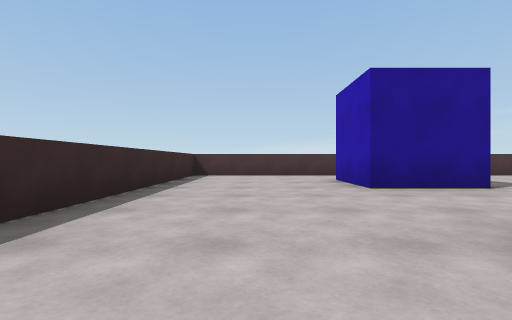
[1] (above)

20 first-person views from a walk through a Unity game level. The camera is 0.72 m above the floor, looks level and sees 85° across. The floor is counted in squares, 2 m on a side. Each view is taken from the middle of a square. On the plan, view 1 faces up. The plan holds only what a view shows up to about 9 squares ahead; the rest is blank. The player character is not drawn.

[2]
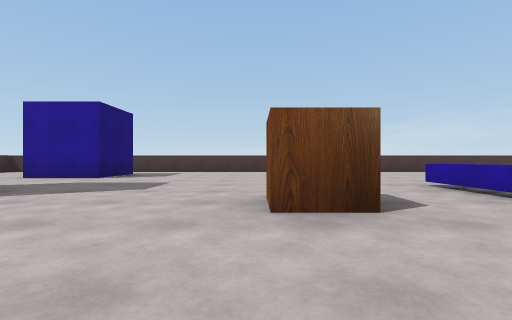

[3]
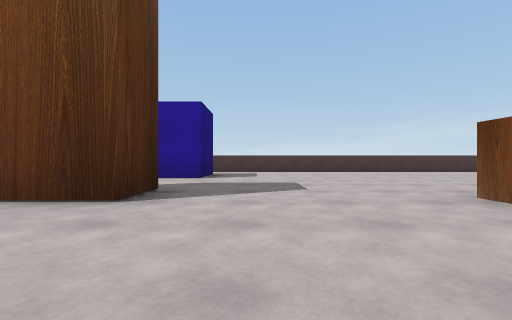

[4]
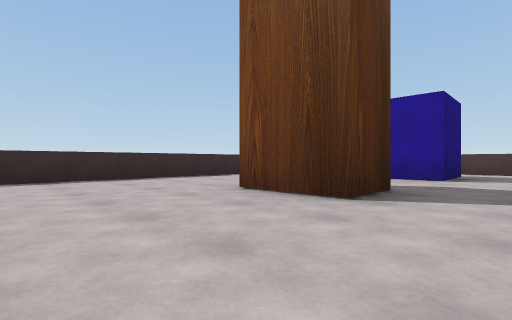

[5]
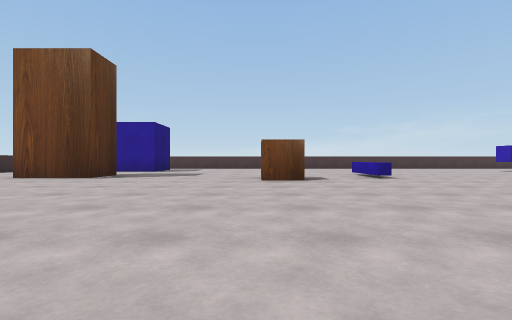

[6]
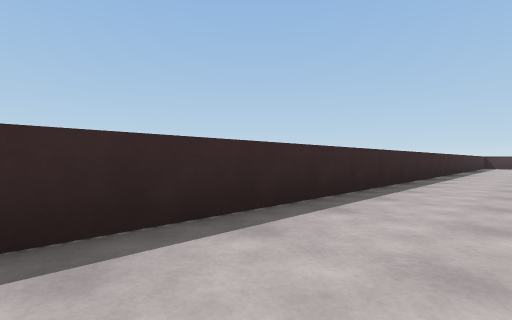

[7]
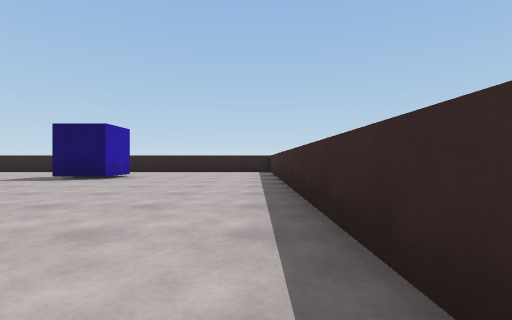

[8]
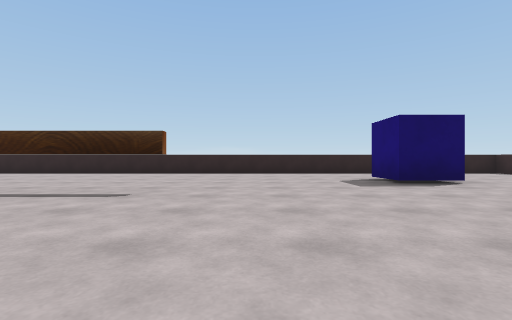

[9]
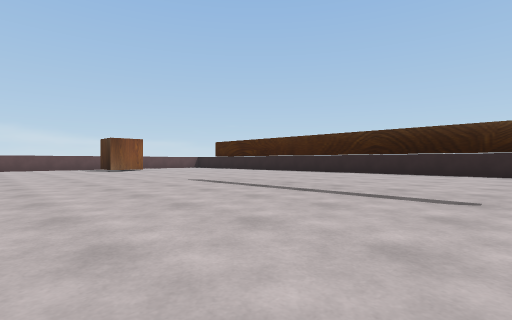

[10]
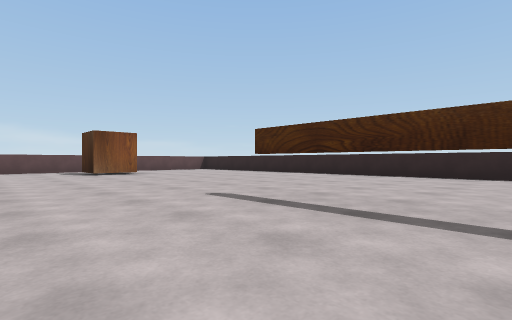

[11]
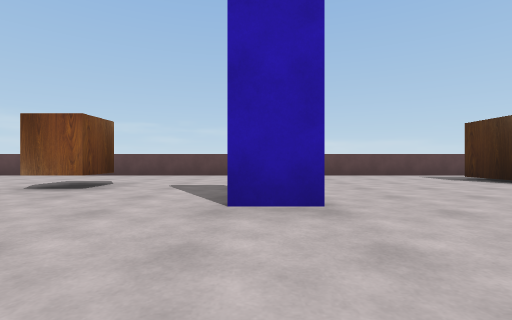

[12]
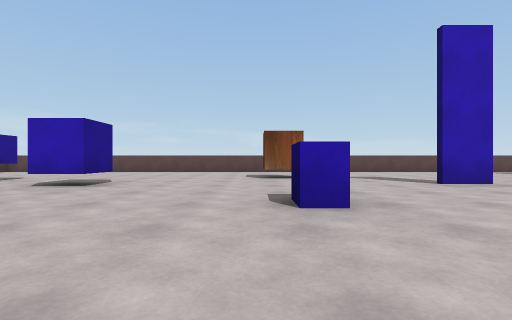

[13]
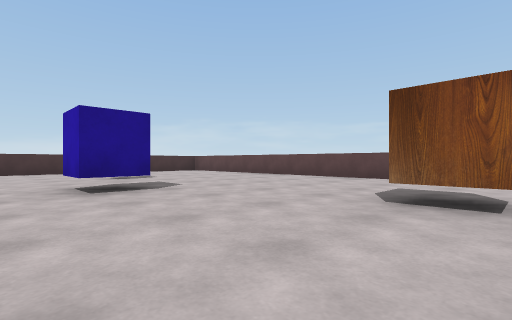

[14]
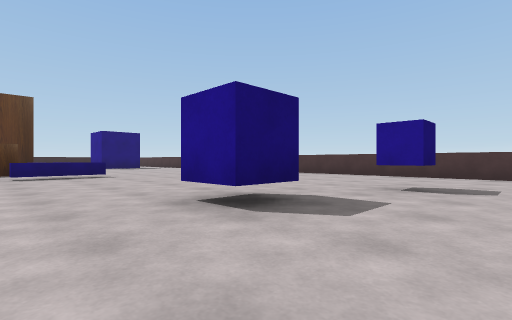

[15]
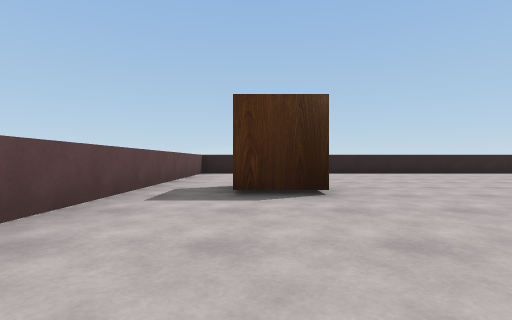

[16]
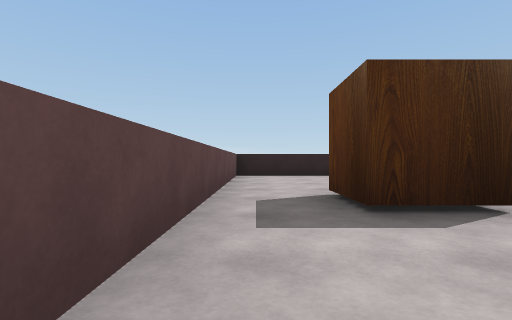

[17]
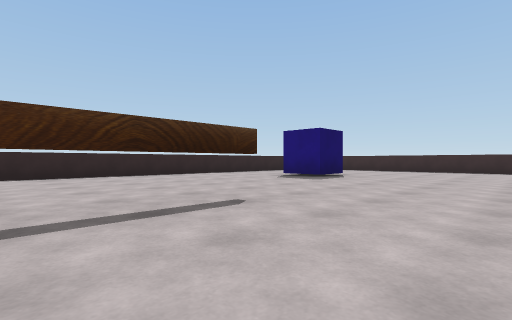

[18]
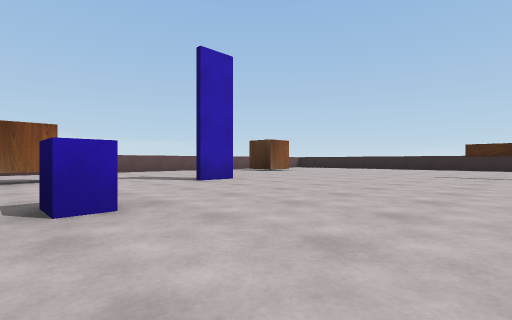

[19]
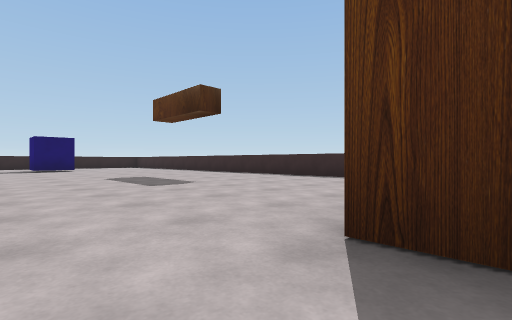

[20]
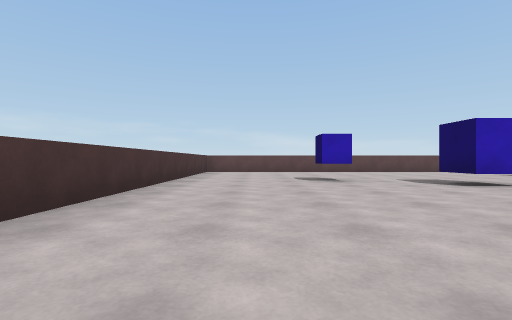

### Floor plan
Key: @ floor where view 1 was taken; # wall or solid block; . floor; T thing the floor can be seen under or through; O other object.
Columns run from 2 left of view 1 to 18 right of it. Each row starts with its distance up from view 1.
  7 #####################
  6 #...................#
  5 #...##..............#
  4 #...##..........O...#
  3 #...................#
  2 #..............O....#
  1 #...#...............#
  0 #.@.....O...........#
 -1 #............O......#
 -2 #................O..#
 -3 #...................#
 -4 #..............#....#
 -5 #...................#
 -6 #...................#
 -7 #...................#
 -8 #.......TTTT......O.#
 -9 #.................O.#
-10 #...O...............#
-11 #...................#
-12 #...................#
-13 #####################

Positions as (right, up) in squares from view 1, and headings:
1: (0, 0), facing up
2: (6, -2), facing up
3: (4, -2), facing up
4: (4, -2), facing up-left
5: (6, -5), facing up
6: (0, -8), facing up-left
7: (-1, -4), facing down
8: (5, -5), facing down
9: (6, -5), facing down-right
10: (8, -6), facing down-right
11: (11, -4), facing right
12: (9, -1), facing right
13: (12, -2), facing up-right
14: (15, 0), facing up-left
15: (16, -5), facing down
16: (17, -6), facing down
17: (8, -6), facing down-left
18: (9, -1), facing down-right
19: (4, 1), facing down-left
20: (9, 5), facing right
